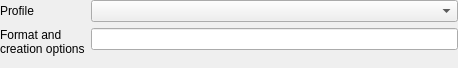
<?xml version="1.0" encoding="UTF-8"?>
<ui version="4.0">
 <class>Form</class>
 <widget class="QWidget" name="Form">
  <property name="geometry">
   <rect>
    <x>0</x>
    <y>0</y>
    <width>458</width>
    <height>68</height>
   </rect>
  </property>
  <property name="windowTitle">
   <string>Form</string>
  </property>
  <layout class="QFormLayout" name="formLayout">
   <property name="leftMargin">
    <number>0</number>
   </property>
   <property name="topMargin">
    <number>0</number>
   </property>
   <property name="rightMargin">
    <number>0</number>
   </property>
   <property name="bottomMargin">
    <number>0</number>
   </property>
   <item row="1" column="0">
    <widget class="QLabel" name="label">
     <property name="text">
      <string>Profile</string>
     </property>
    </widget>
   </item>
   <item row="1" column="1">
    <widget class="QComboBox" name="mProfile"/>
   </item>
   <item row="2" column="0">
    <widget class="QLabel" name="label_2">
     <property name="text">
      <string>Format and
creation options</string>
     </property>
    </widget>
   </item>
   <item row="2" column="1">
    <widget class="QLineEdit" name="mOptions"/>
   </item>
  </layout>
 </widget>
 <resources/>
 <connections/>
</ui>
